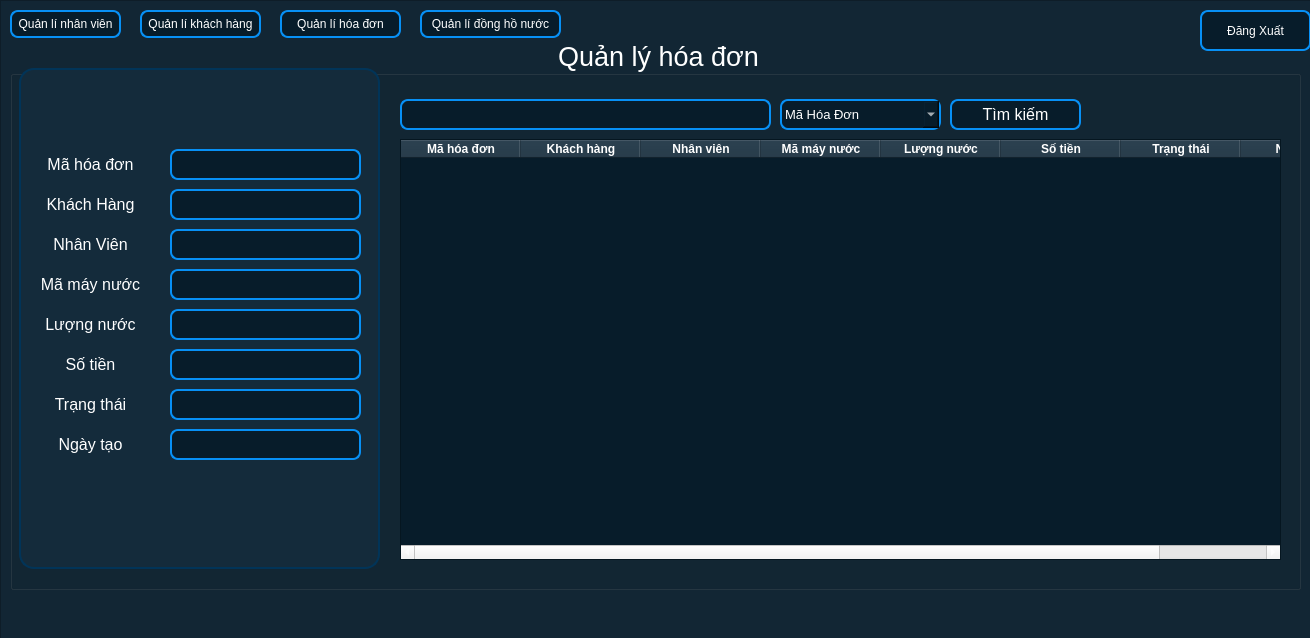
<?xml version="1.0" encoding="UTF-8"?>
<ui version="4.0">
 <class>MainWindow</class>
 <widget class="QMainWindow" name="MainWindow">
  <property name="geometry">
   <rect>
    <x>0</x>
    <y>0</y>
    <width>1310</width>
    <height>638</height>
   </rect>
  </property>
  <property name="windowTitle">
   <string>MainWindow</string>
  </property>
  <widget class="QWidget" name="centralwidget">
   <widget class="QGroupBox" name="groupBox">
    <property name="geometry">
     <rect>
      <x>10</x>
      <y>39</y>
      <width>1291</width>
      <height>551</height>
     </rect>
    </property>
    <property name="font">
     <font>
      <pointsize>20</pointsize>
     </font>
    </property>
    <property name="styleSheet">
     <string notr="true">color: white;</string>
    </property>
    <property name="title">
     <string>Quản lý hóa đơn</string>
    </property>
    <property name="alignment">
     <set>Qt::AlignCenter</set>
    </property>
    <widget class="QLabel" name="label">
     <property name="geometry">
      <rect>
       <x>10</x>
       <y>110</y>
       <width>141</width>
       <height>31</height>
      </rect>
     </property>
     <property name="font">
      <font>
       <pointsize>12</pointsize>
      </font>
     </property>
     <property name="layoutDirection">
      <enum>Qt::LeftToRight</enum>
     </property>
     <property name="text">
      <string>Mã hóa đơn</string>
     </property>
     <property name="alignment">
      <set>Qt::AlignCenter</set>
     </property>
    </widget>
    <widget class="QLineEdit" name="MaHD">
     <property name="geometry">
      <rect>
       <x>160</x>
       <y>110</y>
       <width>191</width>
       <height>31</height>
      </rect>
     </property>
     <property name="font">
      <font>
       <pointsize>10</pointsize>
      </font>
     </property>
     <property name="styleSheet">
      <string>background-color: rgb(7, 28, 42);
border: 2px solid rgb(7, 144, 245);   /* Blue border */
border-radius: 8px;
color:white;</string>
     </property>
     <property name="readOnly">
      <bool>true</bool>
     </property>
    </widget>
    <widget class="QLineEdit" name="TenKH">
     <property name="geometry">
      <rect>
       <x>160</x>
       <y>150</y>
       <width>191</width>
       <height>31</height>
      </rect>
     </property>
     <property name="font">
      <font>
       <pointsize>10</pointsize>
      </font>
     </property>
     <property name="styleSheet">
      <string>background-color: rgb(7, 28, 42);
border: 2px solid rgb(7, 144, 245);   /* Blue border */
border-radius: 8px;
color:white;</string>
     </property>
     <property name="text">
      <string/>
     </property>
     <property name="readOnly">
      <bool>true</bool>
     </property>
    </widget>
    <widget class="QLabel" name="label_2">
     <property name="geometry">
      <rect>
       <x>10</x>
       <y>150</y>
       <width>141</width>
       <height>31</height>
      </rect>
     </property>
     <property name="font">
      <font>
       <pointsize>12</pointsize>
      </font>
     </property>
     <property name="layoutDirection">
      <enum>Qt::LeftToRight</enum>
     </property>
     <property name="text">
      <string>Khách Hàng</string>
     </property>
     <property name="alignment">
      <set>Qt::AlignCenter</set>
     </property>
    </widget>
    <widget class="QLineEdit" name="txtMaMN">
     <property name="geometry">
      <rect>
       <x>160</x>
       <y>230</y>
       <width>191</width>
       <height>31</height>
      </rect>
     </property>
     <property name="font">
      <font>
       <pointsize>10</pointsize>
      </font>
     </property>
     <property name="styleSheet">
      <string>background-color: rgb(7, 28, 42);
border: 2px solid rgb(7, 144, 245);   /* Blue border */
border-radius: 8px;
color:white;</string>
     </property>
     <property name="readOnly">
      <bool>true</bool>
     </property>
    </widget>
    <widget class="QLabel" name="label_3">
     <property name="geometry">
      <rect>
       <x>10</x>
       <y>230</y>
       <width>141</width>
       <height>31</height>
      </rect>
     </property>
     <property name="font">
      <font>
       <pointsize>12</pointsize>
      </font>
     </property>
     <property name="layoutDirection">
      <enum>Qt::LeftToRight</enum>
     </property>
     <property name="text">
      <string>Mã máy nước</string>
     </property>
     <property name="alignment">
      <set>Qt::AlignCenter</set>
     </property>
    </widget>
    <widget class="QPushButton" name="pushButton_6">
     <property name="geometry">
      <rect>
       <x>940</x>
       <y>60</y>
       <width>131</width>
       <height>31</height>
      </rect>
     </property>
     <property name="font">
      <font>
       <pointsize>12</pointsize>
      </font>
     </property>
     <property name="styleSheet">
      <string>background-color: rgb(7, 28, 42);
border: 2px solid rgb(7, 144, 245);   /* Blue border */
border-radius: 8px;
color:white;</string>
     </property>
     <property name="text">
      <string>Tìm kiếm</string>
     </property>
    </widget>
    <widget class="QLineEdit" name="txtSearch">
     <property name="geometry">
      <rect>
       <x>390</x>
       <y>60</y>
       <width>371</width>
       <height>31</height>
      </rect>
     </property>
     <property name="font">
      <font>
       <pointsize>10</pointsize>
      </font>
     </property>
     <property name="styleSheet">
      <string>background-color: rgb(7, 28, 42);
border: 2px solid rgb(7, 144, 245);   /* Blue border */
border-radius: 8px;
color:white;</string>
     </property>
    </widget>
    <widget class="QTableWidget" name="List">
     <property name="geometry">
      <rect>
       <x>390</x>
       <y>100</y>
       <width>881</width>
       <height>421</height>
      </rect>
     </property>
     <property name="minimumSize">
      <size>
       <width>661</width>
       <height>0</height>
      </size>
     </property>
     <property name="font">
      <font>
       <pointsize>-1</pointsize>
      </font>
     </property>
     <property name="styleSheet">
      <string notr="true">QTableWidget {
    background-color: rgb(7, 28, 42);     /* cell background */
    color: white;                  /* text color */
    gridline-color: #dcdcdc;         /* grid line color */
    font-size: 14px;
}

QTableWidget::item:selected {
    background-color: #85c1e9;       /* selected row background */
    color: white;                    /* selected text color */
}
QHeaderView::section {
    background-color: rgb(25, 47, 63);
    color: white;
    font-weight: bold;
}

QScrollBar:horizontal {
    background: rgb(0, 0, 0);
    height: 10px;
    margin: 0px;
}

QScrollBar::handle:horizontal {
    background: #3498db;
    min-width: 20px;
    border-radius: 5px;
}

QScrollBar::add-line:horizontal,
QScrollBar::sub-line:horizontal {
    background: none;
    width: 0px;
}
</string>
     </property>
     <property name="autoScroll">
      <bool>true</bool>
     </property>
     <property name="selectionBehavior">
      <enum>QAbstractItemView::SelectRows</enum>
     </property>
     <property name="textElideMode">
      <enum>Qt::ElideRight</enum>
     </property>
     <property name="showGrid">
      <bool>true</bool>
     </property>
     <property name="gridStyle">
      <enum>Qt::NoPen</enum>
     </property>
     <property name="sortingEnabled">
      <bool>false</bool>
     </property>
     <property name="wordWrap">
      <bool>true</bool>
     </property>
     <attribute name="horizontalHeaderDefaultSectionSize">
      <number>120</number>
     </attribute>
     <attribute name="verticalHeaderVisible">
      <bool>false</bool>
     </attribute>
     <column>
      <property name="text">
       <string>Mã hóa đơn</string>
      </property>
     </column>
     <column>
      <property name="text">
       <string>Khách hàng</string>
      </property>
     </column>
     <column>
      <property name="text">
       <string>Nhân viên</string>
      </property>
     </column>
     <column>
      <property name="text">
       <string>Mã máy nước</string>
      </property>
     </column>
     <column>
      <property name="text">
       <string>Lượng nước</string>
      </property>
     </column>
     <column>
      <property name="text">
       <string>Số tiền</string>
      </property>
     </column>
     <column>
      <property name="text">
       <string>Trạng thái</string>
      </property>
     </column>
     <column>
      <property name="text">
       <string>Ngày tạo</string>
      </property>
     </column>
    </widget>
    <widget class="QLineEdit" name="txtAmount">
     <property name="geometry">
      <rect>
       <x>160</x>
       <y>270</y>
       <width>191</width>
       <height>31</height>
      </rect>
     </property>
     <property name="font">
      <font>
       <pointsize>10</pointsize>
      </font>
     </property>
     <property name="styleSheet">
      <string>background-color: rgb(7, 28, 42);
border: 2px solid rgb(7, 144, 245);   /* Blue border */
border-radius: 8px;
color:white;</string>
     </property>
     <property name="text">
      <string/>
     </property>
     <property name="readOnly">
      <bool>true</bool>
     </property>
    </widget>
    <widget class="QLabel" name="label_7">
     <property name="geometry">
      <rect>
       <x>10</x>
       <y>270</y>
       <width>141</width>
       <height>31</height>
      </rect>
     </property>
     <property name="font">
      <font>
       <pointsize>12</pointsize>
      </font>
     </property>
     <property name="layoutDirection">
      <enum>Qt::LeftToRight</enum>
     </property>
     <property name="text">
      <string>Lượng nước</string>
     </property>
     <property name="alignment">
      <set>Qt::AlignCenter</set>
     </property>
    </widget>
    <widget class="QLineEdit" name="txtStatus">
     <property name="geometry">
      <rect>
       <x>160</x>
       <y>350</y>
       <width>191</width>
       <height>31</height>
      </rect>
     </property>
     <property name="font">
      <font>
       <pointsize>10</pointsize>
      </font>
     </property>
     <property name="styleSheet">
      <string>background-color: rgb(7, 28, 42);
border: 2px solid rgb(7, 144, 245);   /* Blue border */
border-radius: 8px;
color:white;</string>
     </property>
     <property name="text">
      <string/>
     </property>
     <property name="readOnly">
      <bool>true</bool>
     </property>
    </widget>
    <widget class="QLabel" name="label_9">
     <property name="geometry">
      <rect>
       <x>10</x>
       <y>350</y>
       <width>141</width>
       <height>31</height>
      </rect>
     </property>
     <property name="font">
      <font>
       <pointsize>12</pointsize>
      </font>
     </property>
     <property name="layoutDirection">
      <enum>Qt::LeftToRight</enum>
     </property>
     <property name="text">
      <string>Trạng thái</string>
     </property>
     <property name="alignment">
      <set>Qt::AlignCenter</set>
     </property>
    </widget>
    <widget class="QLineEdit" name="txtNgayTao">
     <property name="geometry">
      <rect>
       <x>160</x>
       <y>390</y>
       <width>191</width>
       <height>31</height>
      </rect>
     </property>
     <property name="font">
      <font>
       <pointsize>10</pointsize>
      </font>
     </property>
     <property name="styleSheet">
      <string>background-color: rgb(7, 28, 42);
border: 2px solid rgb(7, 144, 245);   /* Blue border */
border-radius: 8px;
color:white;</string>
     </property>
     <property name="text">
      <string/>
     </property>
     <property name="readOnly">
      <bool>true</bool>
     </property>
    </widget>
    <widget class="QLabel" name="label_10">
     <property name="geometry">
      <rect>
       <x>10</x>
       <y>390</y>
       <width>141</width>
       <height>31</height>
      </rect>
     </property>
     <property name="font">
      <font>
       <pointsize>12</pointsize>
      </font>
     </property>
     <property name="layoutDirection">
      <enum>Qt::LeftToRight</enum>
     </property>
     <property name="text">
      <string>Ngày tạo</string>
     </property>
     <property name="alignment">
      <set>Qt::AlignCenter</set>
     </property>
    </widget>
    <widget class="QLineEdit" name="TenNV">
     <property name="geometry">
      <rect>
       <x>160</x>
       <y>190</y>
       <width>191</width>
       <height>31</height>
      </rect>
     </property>
     <property name="font">
      <font>
       <pointsize>10</pointsize>
      </font>
     </property>
     <property name="styleSheet">
      <string>background-color: rgb(7, 28, 42);
border: 2px solid rgb(7, 144, 245);   /* Blue border */
border-radius: 8px;
color:white;</string>
     </property>
     <property name="text">
      <string/>
     </property>
     <property name="readOnly">
      <bool>true</bool>
     </property>
    </widget>
    <widget class="QLabel" name="label_11">
     <property name="geometry">
      <rect>
       <x>10</x>
       <y>190</y>
       <width>141</width>
       <height>31</height>
      </rect>
     </property>
     <property name="font">
      <font>
       <pointsize>12</pointsize>
      </font>
     </property>
     <property name="layoutDirection">
      <enum>Qt::LeftToRight</enum>
     </property>
     <property name="text">
      <string>Nhân Viên</string>
     </property>
     <property name="alignment">
      <set>Qt::AlignCenter</set>
     </property>
    </widget>
    <widget class="QComboBox" name="cbSearchType">
     <property name="geometry">
      <rect>
       <x>770</x>
       <y>60</y>
       <width>161</width>
       <height>31</height>
      </rect>
     </property>
     <property name="font">
      <font>
       <pointsize>10</pointsize>
      </font>
     </property>
     <property name="styleSheet">
      <string>background-color: rgb(7, 28, 42);
border: 2px solid rgb(7, 144, 245);   /* Blue border */
border-radius: 8px;
color:white;</string>
     </property>
     <item>
      <property name="text">
       <string>Mã Hóa Đơn</string>
      </property>
     </item>
     <item>
      <property name="text">
       <string>Tên Khách Hàng</string>
      </property>
     </item>
     <item>
      <property name="text">
       <string>Tên Nhân Viên</string>
      </property>
     </item>
     <item>
      <property name="text">
       <string>Trạng Thái</string>
      </property>
     </item>
    </widget>
    <widget class="QLabel" name="label_8">
     <property name="geometry">
      <rect>
       <x>10</x>
       <y>310</y>
       <width>141</width>
       <height>31</height>
      </rect>
     </property>
     <property name="font">
      <font>
       <pointsize>12</pointsize>
      </font>
     </property>
     <property name="layoutDirection">
      <enum>Qt::LeftToRight</enum>
     </property>
     <property name="text">
      <string>Số tiền</string>
     </property>
     <property name="alignment">
      <set>Qt::AlignCenter</set>
     </property>
    </widget>
    <widget class="QLineEdit" name="txtTotalBill">
     <property name="geometry">
      <rect>
       <x>160</x>
       <y>310</y>
       <width>191</width>
       <height>31</height>
      </rect>
     </property>
     <property name="font">
      <font>
       <pointsize>10</pointsize>
      </font>
     </property>
     <property name="styleSheet">
      <string>background-color: rgb(7, 28, 42);
border: 2px solid rgb(7, 144, 245);   /* Blue border */
border-radius: 8px;
color:white;</string>
     </property>
     <property name="text">
      <string/>
     </property>
     <property name="readOnly">
      <bool>true</bool>
     </property>
    </widget>
    <widget class="QFrame" name="frame_2">
     <property name="geometry">
      <rect>
       <x>9</x>
       <y>29</y>
       <width>361</width>
       <height>501</height>
      </rect>
     </property>
     <property name="styleSheet">
      <string notr="true">background-color: rgb(20, 43, 59);
 border: 2px solid rgb(1, 52, 88);      /* Blue outline */
    border-radius: 15px;            /* Rounded corners */</string>
     </property>
     <property name="frameShape">
      <enum>QFrame::StyledPanel</enum>
     </property>
     <property name="frameShadow">
      <enum>QFrame::Raised</enum>
     </property>
    </widget>
    <zorder>frame_2</zorder>
    <zorder>label</zorder>
    <zorder>MaHD</zorder>
    <zorder>TenKH</zorder>
    <zorder>label_2</zorder>
    <zorder>txtMaMN</zorder>
    <zorder>label_3</zorder>
    <zorder>pushButton_6</zorder>
    <zorder>txtSearch</zorder>
    <zorder>List</zorder>
    <zorder>txtAmount</zorder>
    <zorder>label_7</zorder>
    <zorder>txtStatus</zorder>
    <zorder>label_9</zorder>
    <zorder>txtNgayTao</zorder>
    <zorder>label_10</zorder>
    <zorder>TenNV</zorder>
    <zorder>label_11</zorder>
    <zorder>cbSearchType</zorder>
    <zorder>label_8</zorder>
    <zorder>txtTotalBill</zorder>
   </widget>
   <widget class="QPushButton" name="btnDangXuat">
    <property name="geometry">
     <rect>
      <x>1200</x>
      <y>10</y>
      <width>111</width>
      <height>41</height>
     </rect>
    </property>
    <property name="styleSheet">
     <string notr="true">background-color: rgb(7, 28, 42);
border: 2px solid rgb(7, 144, 245);   /* Blue border */
border-radius: 8px;
color:white;</string>
    </property>
    <property name="text">
     <string>Đăng Xuất</string>
    </property>
   </widget>
   <widget class="QFrame" name="frame">
    <property name="geometry">
     <rect>
      <x>0</x>
      <y>0</y>
      <width>1311</width>
      <height>641</height>
     </rect>
    </property>
    <property name="layoutDirection">
     <enum>Qt::LeftToRight</enum>
    </property>
    <property name="styleSheet">
     <string notr="true">background-color: rgb(18, 38, 52);</string>
    </property>
    <property name="frameShape">
     <enum>QFrame::StyledPanel</enum>
    </property>
    <property name="frameShadow">
     <enum>QFrame::Raised</enum>
    </property>
    <widget class="QPushButton" name="btnDHN_2">
     <property name="geometry">
      <rect>
       <x>420</x>
       <y>10</y>
       <width>141</width>
       <height>28</height>
      </rect>
     </property>
     <property name="styleSheet">
      <string notr="true">background-color: rgb(7, 28, 42);
border: 2px solid rgb(7, 144, 245);   /* Blue border */
border-radius: 8px;
color:white;</string>
     </property>
     <property name="text">
      <string>Quản lí đồng hồ nước</string>
     </property>
    </widget>
    <widget class="QPushButton" name="btnKH_2">
     <property name="geometry">
      <rect>
       <x>140</x>
       <y>10</y>
       <width>121</width>
       <height>28</height>
      </rect>
     </property>
     <property name="styleSheet">
      <string notr="true">background-color: rgb(7, 28, 42);
border: 2px solid rgb(7, 144, 245);   /* Blue border */
border-radius: 8px;
color:white;</string>
     </property>
     <property name="text">
      <string>Quản lí khách hàng</string>
     </property>
    </widget>
    <widget class="QPushButton" name="btnNV_2">
     <property name="enabled">
      <bool>true</bool>
     </property>
     <property name="geometry">
      <rect>
       <x>10</x>
       <y>10</y>
       <width>111</width>
       <height>28</height>
      </rect>
     </property>
     <property name="font">
      <font>
       <kerning>true</kerning>
      </font>
     </property>
     <property name="styleSheet">
      <string notr="true">background-color: rgb(7, 28, 42);
border: 2px solid rgb(7, 144, 245);   /* Blue border */
border-radius: 8px;
color:white;</string>
     </property>
     <property name="text">
      <string>Quản lí nhân viên</string>
     </property>
    </widget>
    <widget class="QPushButton" name="btnHD_2">
     <property name="enabled">
      <bool>false</bool>
     </property>
     <property name="geometry">
      <rect>
       <x>280</x>
       <y>10</y>
       <width>121</width>
       <height>28</height>
      </rect>
     </property>
     <property name="styleSheet">
      <string notr="true">background-color: rgb(7, 28, 42);
border: 2px solid rgb(7, 144, 245);   /* Blue border */
border-radius: 8px;
color:white;</string>
     </property>
     <property name="text">
      <string>Quản lí hóa đơn</string>
     </property>
    </widget>
   </widget>
   <zorder>frame</zorder>
   <zorder>groupBox</zorder>
   <zorder>btnDangXuat</zorder>
  </widget>
 </widget>
 <resources/>
 <connections/>
</ui>
